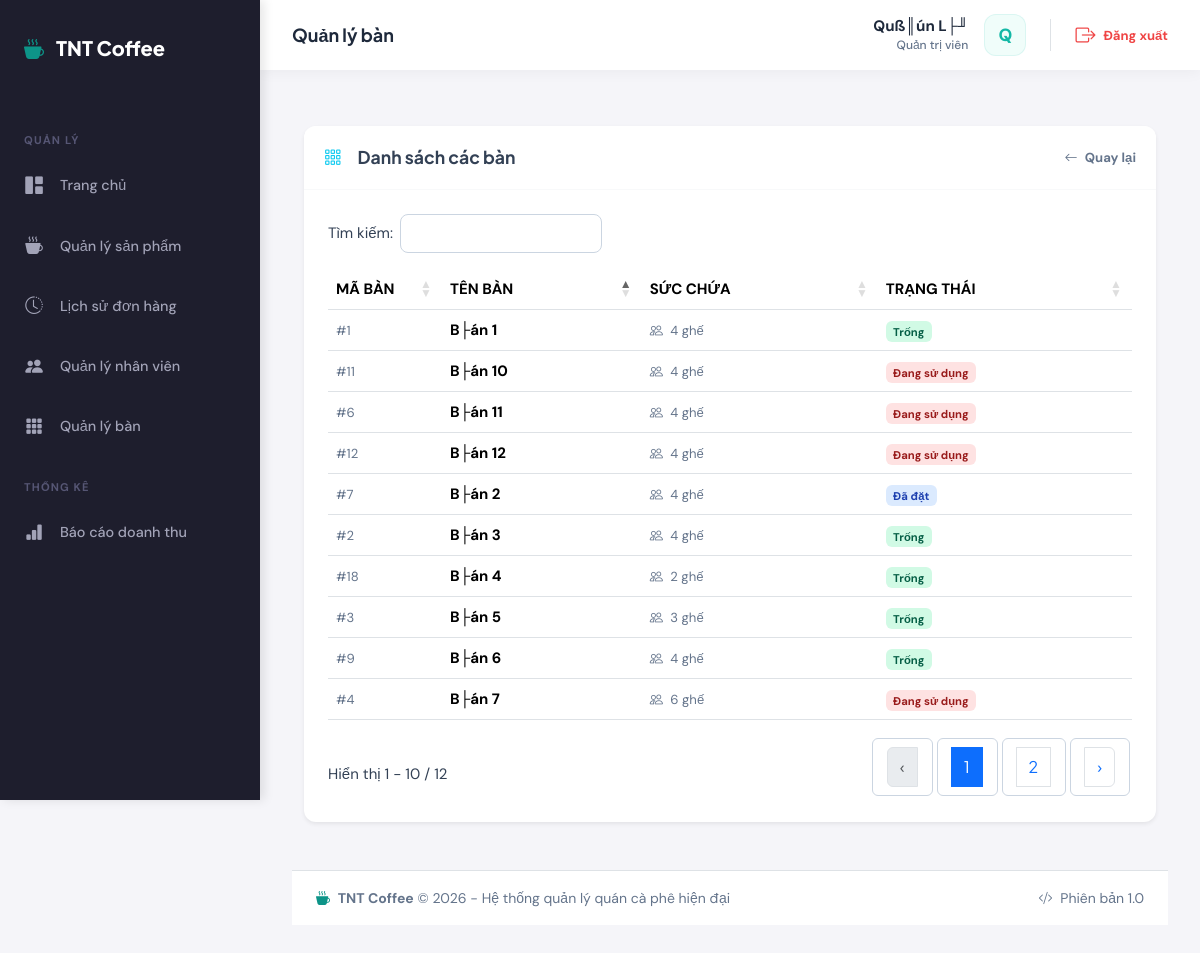
The app's page /employee/tables/manage.php (signed in) with its own data.
### tables this page shows
CREATE TABLE `tables` (
  `id` int(11) NOT NULL AUTO_INCREMENT,
  `name` varchar(50) NOT NULL,
  `capacity` int(11) NOT NULL DEFAULT 4,
  `status` enum('free','booked','busy') DEFAULT 'free',
  `created_at` timestamp NULL DEFAULT current_timestamp(),
  `updated_at` timestamp NULL DEFAULT current_timestamp() ON UPDATE current_timestamp(),
  PRIMARY KEY (`id`)
);

### config/database.php (called while the page is built, shortened)
<?php
function executeQuery($pdo, $sql, $params = []) {
    try {
        $stmt = $pdo->prepare($sql);
        $stmt->execute($params);
        return $stmt;
    } catch (PDOException $e) {
        error_log("Query Error: " . $e->getMessage());
        throw $e;
    }
}
function fetchAll($pdo, $sql, $params = []) {
    $stmt = executeQuery($pdo, $sql, $params);
    return $stmt->fetchAll();
}

### employee/tables/manage.php (the view, shortened to what this page needs)
<?php
require_once dirname(dirname(__DIR__)) . '/config/database.php';
try {
    $sql = "SELECT * FROM tables ORDER BY CAST(SUBSTRING(name, 5) AS UNSIGNED) ASC, name ASC";
    $tables = fetchAll($pdo, $sql);
} catch (PDOException $e) {
    $tables = [];
}
$additionalCSS = '
<link rel="stylesheet" href="https://cdn.datatables.net/1.13.7/css/dataTables.bootstrap5.min.css">
<link rel="stylesheet" href="https://cdn.datatables.net/buttons/2.4.2/css/buttons.bootstrap5.min.css">
<style>
    .mgmt-card { background: white; border: none; border-radius: 12px; box-shadow: 0 0.125rem 0.25rem rgba(0, 0, 0, 0.075); margin-bottom: 1.5rem; }
    .mgmt-card-header { background: #fff; border-bottom: 1px solid #f8f9fa; padding: 1.25rem; border-radius: 12px 12px 0 0; }
    .mgmt-card-title { margin: 0; font-size: 1.1rem; font-weight: 700; color: #334155; display: flex; align-items: center; gap: 0.5rem; }
    .mgmt-card-body { padding: 1.5rem; }
    .form-section-title { font-size: 0.85rem; font-weight: 700; color: #64748b; text-transform: uppercase; letter-spacing: 0.025em; margin-bottom: 1.25rem; display: flex; align-items: center; gap: 0.5rem; }
    .form-label { font-weight: 600; color: #475569; font-size: 0.85rem; }
    .btn-submit-mgmt { background: #2ec4b6; color: white; border: none; font-weight: 700; padding: 0.75rem; border-radius: 8px; transition: all 0.2s; }
    .btn-submit-mgmt:hover { background: #26a69a; color: white; transform: translateY(-1px); }
    .dataTables_wrapper .dt-buttons { margin-bottom: 1rem; }
    .dt-button { padding: 0.4rem 0.8rem !important; font-size: 0.75rem !important; border-radius: 6px !important; font-weight: 600 !important; }
    .status-badge { padding: 0.35em 0.65em; font-size: 0.75em; font-weight: 700; border-radius: 0.375rem; }
    .status-free { background: #d1fae5; color: #065f46; }
    .status-busy { background: #fee2e2; color: #991b1b; }
    .table-actions .btn { width: 32px; height: 32px; padding: 0; display: inline-flex; align-items: center; justify-content: center; border-radius: 50%; border: 1px solid #e2e8f0; background: white; color: #64748b; }
    .table-actions .btn:hover { background: #f8fafc; color: #0d6efd; border-color: #0d6efd; }
</style>
';
require_once dirname(dirname(__DIR__)) . '/includes/header.php';
?>
<div class="container-fluid py-4">
    <div class="row">
        <div class="col-lg-12">
            <div class="mgmt-card">
                <div class="mgmt-card-header d-flex justify-content-between align-items-center">
                    <h5 class="mgmt-card-title"><i class="bi bi-grid-3x3-gap text-info me-2"></i>Danh sách các bàn</h5>
                    <a href="<?= BASE_URL ?>/employee/tables/index.php" class="small text-decoration-none text-muted fw-bold">
                        <i class="bi bi-arrow-left me-1"></i> Quay lại
                    </a>
                </div>
                <div class="mgmt-card-body">
                    <div class="table-responsive">
                        <table id="mgmtTables" class="table table-hover align-middle">
                            <thead>
                                <tr>
                                    <th width="80">MÃ BÀN</th>
                                    <th>TÊN BÀN</th>
                                    <th>SỨC CHỨA</th>
                                    <th>TRẠNG THÁI</th>
                                </tr>
                            </thead>
                            <tbody>
                                <?php foreach ($tables as $t): ?>
                                <tr>
                                    <td class="text-muted small">#<?= $t['id'] ?></td>
                                    <td class="fw-bold"><?= htmlspecialchars($t['name']) ?></td>
                                    <td class="text-muted small"><i class="bi bi-people me-1"></i> <?= $t['capacity'] ?> ghế</td>
                                    <td>
                                        <?php if($t['status'] === 'free'): ?>
                                            <span class="status-badge status-free">Trống</span>
                                        <?php elseif($t['status'] === 'busy' || $t['status'] === 'occupied'): ?>
                                            <span class="status-badge status-busy">Đang sử dụng</span>
                                        <?php elseif($t['status'] === 'booked' || $t['status'] === 'reserved'): ?>
                                            <span class="status-badge" style="background:#dbeafe; color:#1e40af;">Đã đặt</span>
                                        <?php else: ?>
                                            <span class="status-badge" style="background:#f1f5f9; color:#475569;"><?= htmlspecialchars($t['status']) ?></span>
                                        <?php endif; ?>
                                    </td>
                                </tr>
                                <?php endforeach; ?>
                            </tbody>
                        </table>
                    </div>
                </div>
            </div>
        </div>
    </div>
</div>
<?php
require_once dirname(dirname(__DIR__)) . '/includes/footer.php';
?>

### assets/css/style.css (style rules this page uses)
:root { --primary-50: #f0fdfa; --primary-100: #ccfbf1; --primary-200: #99f6e4; --primary-300: #5eead4; --primary-400: #2dd4bf; --primary-500: #14b8a6; --primary-600: #0d9488; --primary-700: #0f766e; --primary-800: #115e59; --primary-900: #134e4a; --accent-400: #fb923c; --accent-500: #f97316; --accent-600: #ea580c; --gray-50: #f8fafc; --gray-100: #f1f5f9; --gray-200: #e2e8f0; --gray-300: #cbd5e1; --gray-400: #94a3b8; --gray-500: #64748b; --gray-600: #475569; --gray-700: #334155; --gray-800: #1e293b; --gray-900: #0f172a; --success: #22c55e; --warning: #eab308; --danger: #ef4444; --info: #3b82f6; --font-display: 'Plus Jakarta Sans', sans-serif; --font-body: 'DM Sans', sans-serif; --shadow-sm: 0 1px 2px 0 rgb(0 0 0 / 0.05); --shadow: 0 1px 3px 0 rgb(0 0 0 / 0.1), 0 1px 2px -1px rgb(0 0 0 / 0.1); --shadow-md: 0 4px 6px -1px rgb(0 0 0 / 0.1), 0 2px 4px -2px rgb(0 0 0 / 0.1); --shadow-lg: 0 10px 15px -3px rgb(0 0 0 / 0.1), 0 4px 6px -4px rgb(0 0 0 / 0.1); --shadow-xl: 0 20px 25px -5px rgb(0 0 0 / 0.1), 0 8px 10px -6px rgb(0 0 0 / 0.1); --radius-sm: 0.375rem; --radius: 0.5rem; --radius-md: 0.75rem; --radius-lg: 1rem; --radius-xl: 1.5rem; --radius-full: 9999px; --transition-fast: 150ms cubic-bezier(0.4, 0, 0.2, 1); --transition: 200ms cubic-bezier(0.4, 0, 0.2, 1); --transition-slow: 300ms cubic-bezier(0.4, 0, 0.2, 1); }
*, *::before, *::after { box-sizing: border-box; margin: 0; padding: 0; }
html { scroll-behavior: smooth; }
body { font-family: var(--font-body); font-size: 15px; line-height: 1.6; color: var(--gray-700); background: linear-gradient(135deg, var(--gray-50) 0%, var(--primary-50) 100%); min-height: 100vh; -webkit-font-smoothing: antialiased; -moz-osx-font-smoothing: grayscale; }
h1, h2, h3, h4, h5, h6 { font-family: var(--font-display); font-weight: 700; color: var(--gray-800); line-height: 1.3; }
h5 { font-size: 1.125rem; }
:root { --sidebar-width: 260px; --sidebar-bg: #1e1e2d; --sidebar-color: #a2a3b7; --sidebar-active-bg: #1b1b28; --sidebar-active-color: #ffffff; --content-bg: #f5f5f9; --topbar-height: 70px; }
.text-muted { color: var(--gray-500) !important; }
.fw-bold { font-weight: 700 !important; }

### employee/tables/manage.php (style rules this page uses)
.mgmt-card { background: white; border: none; border-radius: 12px; box-shadow: 0 0.125rem 0.25rem rgba(0, 0, 0, 0.075); margin-bottom: 1.5rem; }
.mgmt-card-header { background: #fff; border-bottom: 1px solid #f8f9fa; padding: 1.25rem; border-radius: 12px 12px 0 0; }
.mgmt-card-title { margin: 0; font-size: 1.1rem; font-weight: 700; color: #334155; display: flex; align-items: center; gap: 0.5rem; }
.mgmt-card-body { padding: 1.5rem; }
.status-badge { padding: 0.35em 0.65em; font-size: 0.75em; font-weight: 700; border-radius: 0.375rem; }
.status-free { background: #d1fae5; color: #065f46; }
.status-busy { background: #fee2e2; color: #991b1b; }

### records on screen
tables: id "1", name "B├án 1", capacity "4", status "Trống"
tables: id "7", name "B├án 2", capacity "4", status "Đã đặt"
tables: id "2", name "B├án 3", capacity "4", status "Trống"
tables: id "18", name "B├án 4", capacity "2", status "Trống"
tables: id "3", name "B├án 5", capacity "3", status "Trống"
tables: id "9", name "B├án 6", capacity "4", status "Trống"
tables: id "4", name "B├án 7", capacity "6", status "Đang sử dụng"
tables: id "11", name "B├án 10", capacity "4", status "Đang sử dụng"
tables: id "6", name "B├án 11", capacity "4", status "Đang sử dụng"
tables: id "12", name "B├án 12", capacity "4", status "Đang sử dụng"

### other values on screen
$pageTitle "Quản lý bàn"
$userName "Quß║ún L├╜"
$userInitial "Q"
